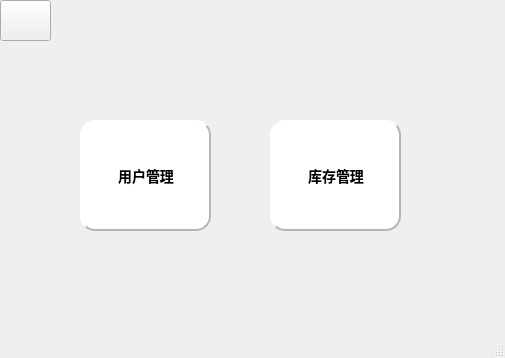
<?xml version="1.0" encoding="UTF-8"?>
<ui version="4.0">
 <class>Store_manage</class>
 <widget class="QMainWindow" name="Store_manage">
  <property name="geometry">
   <rect>
    <x>0</x>
    <y>0</y>
    <width>505</width>
    <height>358</height>
   </rect>
  </property>
  <property name="windowTitle">
   <string>MainWindow</string>
  </property>
  <property name="styleSheet">
   <string notr="true">


QMainWindow{background-image: url(C:/Users/12234/Documents/01/0.jpg);}


</string>
  </property>
  <widget class="QWidget" name="centralwidget">
   <widget class="QPushButton" name="pushButton">
    <property name="geometry">
     <rect>
      <x>0</x>
      <y>0</y>
      <width>51</width>
      <height>41</height>
     </rect>
    </property>
    <property name="styleSheet">
     <string notr="true">QPushButton{
background-image: url(C:/Users/12234/Documents/01/0.jpg);
border-image: url(:/image/01/pic/10.png);


 background-color: qlineargradient(x1:0, y1:0, x2:1, y2:1,
stop:0 #91c46c,stop:1#91c46c);
 
}
QPushButton:pressed {
background-color: #287d7d;
}

</string>
    </property>
    <property name="text">
     <string/>
    </property>
   </widget>
   <widget class="QPushButton" name="pushButton_2">
    <property name="geometry">
     <rect>
      <x>80</x>
      <y>120</y>
      <width>131</width>
      <height>111</height>
     </rect>
    </property>
    <property name="styleSheet">
     <string notr="true">QPushButton:hover {
background-color: #dde3f1;

}

QPushButton {
background-color: #ffffff;
color: #ffffff;
color:black;
                    /* 文字颜色 */
background-color: #ffffff;       /* 背景色 */
border-style: outset;            /* 边框风格 */
border-width: 2px;               /* 边框宽度 */
border-radius: 5px;              /* 边框圆角 */
border-color: #b0b7c1;           /* 边框颜色 */
font: bold 14px;                 /* 字体 */
min-width: 2em;                  /* 控件最小宽度 */
min-height: 2px;                 /* 控件最小高度 */
font-family: 宋体;            /* 字库 */
padding: 5px;                    /* 内边距 */
padding-left:6px;                /* 文字横向偏移 */
padding-top:6px;                 /* 文字纵向偏移 */
border-radius:15px
}
QPushButton:pressed {
background-color: #959a9e;
}
</string>
    </property>
    <property name="text">
     <string>用户管理</string>
    </property>
   </widget>
   <widget class="QPushButton" name="pushButton_3">
    <property name="geometry">
     <rect>
      <x>270</x>
      <y>120</y>
      <width>131</width>
      <height>111</height>
     </rect>
    </property>
    <property name="styleSheet">
     <string notr="true">QPushButton:hover {
background-color: #dde3f1;

}

QPushButton {
background-color: #ffffff;
color: #ffffff;
color:black;
                    /* 文字颜色 */
background-color: #ffffff;       /* 背景色 */
border-style: outset;            /* 边框风格 */
border-width: 2px;               /* 边框宽度 */
border-radius: 5px;              /* 边框圆角 */
border-color: #b0b7c1;           /* 边框颜色 */
font: bold 14px;                 /* 字体 */
min-width: 2em;                  /* 控件最小宽度 */
min-height: 2px;                 /* 控件最小高度 */
font-family: 宋体;            /* 字库 */
padding: 5px;                    /* 内边距 */
padding-left:6px;                /* 文字横向偏移 */
padding-top:6px;                 /* 文字纵向偏移 */
border-radius:15px
}
QPushButton:pressed {
background-color: #959a9e;
}
</string>
    </property>
    <property name="text">
     <string>库存管理</string>
    </property>
   </widget>
  </widget>
  <widget class="QMenuBar" name="menubar">
   <property name="geometry">
    <rect>
     <x>0</x>
     <y>0</y>
     <width>505</width>
     <height>23</height>
    </rect>
   </property>
  </widget>
  <widget class="QStatusBar" name="statusbar"/>
 </widget>
 <resources/>
 <connections/>
</ui>
